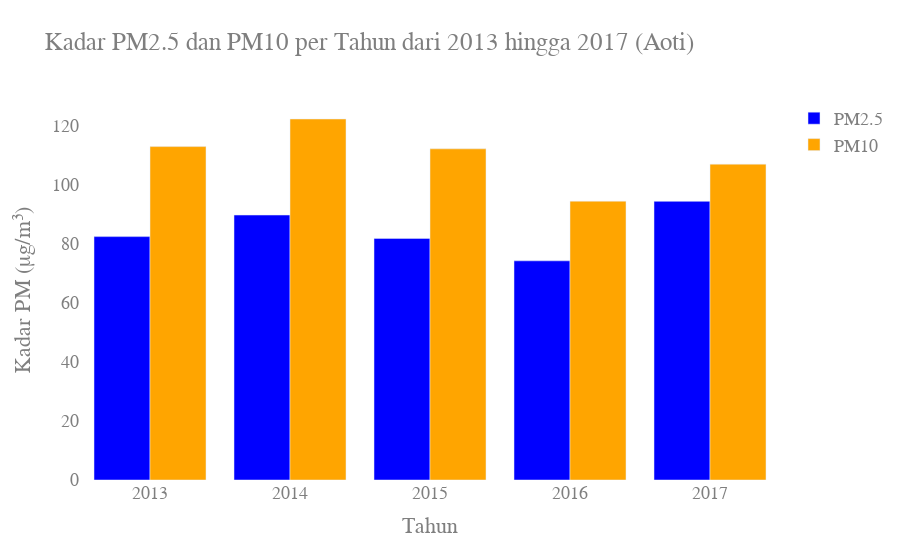

The cell this chart's notebook holds for it:
### Code cell
# Fungsi untuk menghitung rata-rata polusi tahunan
def partikulasi_polusi_tahunan(df, year):
    # Filter data sesuai tahun
    mask = (df['year'] == year)
    yearly_data = df[mask]

    # Menghitung rata-rata PM2.5 dan PM10
    avg_PM25 = yearly_data['PM2.5'].mean()
    avg_PM10 = yearly_data['PM10'].mean()

    return pd.DataFrame({
        'year': [year],
        'avg_PM25': [avg_PM25],
        'avg_PM10': [avg_PM10]
    })

# Buat dictionary untuk menyimpan data tahunan
partikulasi_polusi_aoti_df_tahunan = {}

# Loop untuk mengisi data per tahun
years = range(2013, 2018)  # Dari 2013 sampai 2017
for year in years:
    partikulasi_polusi_aoti_df_tahunan[year] = partikulasi_polusi_tahunan(aotizhongxin_df, year)

# Gabungkan semua dataframe tahunan ke dalam satu dataframe
all_years_data = pd.concat(partikulasi_polusi_aoti_df_tahunan.values())

# Definisikan warna berbeda untuk PM2.5 dan PM10
color_pm25 = 'blue'
color_pm10 = 'orange'

# Membuat plot menggunakan Plotly
fig = go.Figure()

# Tambahkan data untuk PM2.5
fig.add_trace(go.Bar(
    x=all_years_data['year'].astype(str),  # Ubah tahun menjadi string untuk sumbu x
    y=all_years_data['avg_PM25'],
    name='PM2.5',
    marker_color=color_pm25,
    hovertemplate='<b>Tahun %{x}</b><br>PM2.5: %{y:.2f} μg/m³<extra></extra>'
))

# Tambahkan data untuk PM10
fig.add_trace(go.Bar(
    x=all_years_data['year'].astype(str),  # Ubah tahun menjadi string untuk sumbu x
    y=all_years_data['avg_PM10'],
    name='PM10',
    marker_color=color_pm10,
    hovertemplate='<b>Tahun %{x}</b><br>PM10: %{y:.2f} μg/m³<extra></extra>'
))

# Layout dan label
fig.update_layout(
    title='Kadar PM2.5 dan PM10 per Tahun dari 2013 hingga 2017 (Aoti)',
    xaxis=dict(
        title='Tahun',  # Menetapkan judul untuk sumbu x
    ),
    yaxis=dict(title='Kadar PM (μg/m³)'),  # Menetapkan judul untuk sumbu y
    barmode='group',  # Mengelompokkan batang PM2.5 dan PM10
    plot_bgcolor='rgba(0,0,0,0)',  # Warna latar belakang plot
    paper_bgcolor='rgba(0,0,0,0)',  # Warna latar belakang kertas
    font=dict(
        family="Courier New, monospace",  # Jenis font
        size=18,  # Ukuran font
        color="#7f7f7f"  # Warna font
    )
)

# Tampilkan grafik
fig.show()

### Figure 1 — Plotly figure (JSON) as saved in the notebook; plotly's stock layout.template omitted (floating-point values rounded to 4 significant figures)
{"data": [{"hovertemplate": "<b>Tahun %{x}</b><br>PM2.5: %{y:.2f} μg/m³<extra></extra>", "marker": {"color": "blue"}, "name": "PM2.5", "type": "bar", "x": ["2013", "2014", "2015", "2016", "2017"], "y": [82.44, 89.75, 81.83, 74.24, 94.38]}, {"hovertemplate": "<b>Tahun %{x}</b><br>PM10: %{y:.2f} μg/m³<extra></extra>", "marker": {"color": "orange"}, "name": "PM10", "type": "bar", "x": ["2013", "2014", "2015", "2016", "2017"], "y": [112.9, 122.3, 112.2, 94.45, 107.0]}], "layout": {"barmode": "group", "font": {"color": "#7f7f7f", "family": "Courier New, monospace", "size": 18}, "paper_bgcolor": "rgba(0,0,0,0)", "plot_bgcolor": "rgba(0,0,0,0)", "title": {"text": "Kadar PM2.5 dan PM10 per Tahun dari 2013 hingga 2017 (Aoti)"}, "xaxis": {"title": {"text": "Tahun"}}, "yaxis": {"title": {"text": "Kadar PM (μg/m³)"}}}}
